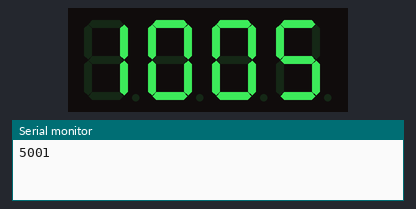
Simulated run of this sketch. Board: Arduino Uno, built with avr-gcc and run on an emulated ATmega328P. Shown: 4-digit seven-segment display, the last lines printed to the serial monitor. Wiring (inferred from the names in the program): shift register (74HC595): data pin 4; shift clock pin 2; latch pin 3; 4-digit 7-segment display, segments lit when HIGH: segments Q0, Q1, Q2, Q3, Q4, Q5, Q6, Q7; digit selects pin 9, pin 10, pin 11, pin 12. The segment pins are drawn as the display they are named for.

Above: at 0.4 s.
At 2.45 s:
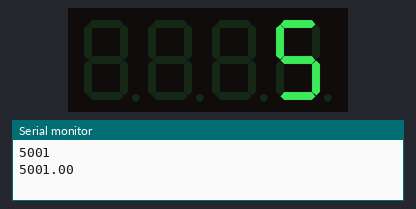

The sketch:

MeasureVccUsingVref_BubbleDisplayOutput.ino
```cpp
#include <Arduino.h>

/*
   This code is made from two sources
   http://randomnerdtutorials.com
   http://playground.arduino.cc/ComponentLib/Thermistor4
*/
//#include <Thermistor4.h>

//Inside thermistor on Arduino ADC pin 0
//#define THERMISTORPinInside 0

// instance of Thermistor Object
//Thermistor4 ThermistorInside;
//various temp variables for testing.
//unsigned int i, ADCAverage;
//double tempC;
//double tempF;

long sum;
double average;

const int digitPins[4] = {9, 10, 11, 12}; //4 common CATHODE pins of the display.
const int clockPin = 2;    //74HC595 Pin 11
const int latchPin = 3;    //74HC595 Pin 12
const int dataPin = 4;     //74HC595 Pin 14

//As seen on SparkFun's SevSeg Library
const byte digit[10] =      //seven segment digits
{
  0b11111100, // 0
  0b01100000, // 1
  0b11011010, // 2
  0b11110010, // 3
  0b01100110, // 4
  0b10110110, // 5
  0b10111110, // 6
  0b11100000, // 7
  0b11111110, // 8
  0b11110110  // 9
};

int digitBuffer[4] = {0};
int digitScan = 0;
double counter;

void setup() {
  Serial.begin(115200);
  for (int i = 0; i < 4; i++)
  {
    pinMode(digitPins[i], OUTPUT);
  }
  //pinMode(tempPin, INPUT);
  pinMode(latchPin, OUTPUT);
  pinMode(clockPin, OUTPUT);
  pinMode(dataPin, OUTPUT);

  //  ThermistorInside.Pin = THERMISTORPinInside; //Set the pin number.

  //  ThermistorInside.SetUp(); //Sets up the analog read pin for internal AVR.

  //pow() is used elsewhere so might as well be used here.
  //  ThermistorInside.BitResolution = pow(2, 10) - 1; //ATmega's have a 10bit ADC (2^10-1).

  //  ThermistorInside.VoltageSupply = 4.4;   //4.4481;  // Metered supply across voltage divider
  //  ThermistorInside.ResistanceFixed = 8250;   ///Fixed resistor in the divider. Measured in ohms. Meter this for accuracy.

  //  ThermistorInside.Offset = 1.1; //adjust temperature in Kelvin up or down a little to account for unforseen variations.

  // Steinhart-Hart coefficients. Taken from datasheet provided from manufacturer
  //  ThermistorInside.SteinhartA1 = 5.99357907117746e-004;   // First Steinhart-Hart coefficient.
  //  ThermistorInside.SteinhartA2 = 2.31247850239102e-004;   // Second Steinhart-Hart coefficient.
  //  ThermistorInside.SteinhartA3 = 5.61924102167737e-008;   // Third Steinhart-Hart coefficient.
  //  ThermistorInside.SteinhartA4 = 3.23406799250025e-011;   // Fourth Steinhart-Hart coefficient.


}   // end setup


void loop() {
  /******************************
     Used for debugging purposes.
     Shows resolution at bottom, middle and top of ADC range
    #if THERMISTORDEBUG
    //Show the debugging information:
    Serial.println("");
    Serial.println("ThermistorInside Debug: ");
    ThermistorInside.Thermistor4SerialPrint();
    Serial.println("");
    //Serial.println("ThermistorOutside Debug: ");
    //ThermistorOutside.Thermistor4SerialPrint();
    //Serial.println("");
    #endif
  */

  //  ThermistorInside.ReadCalculate(3);

  //Example of averaging 10 reads. Note that analogRead() isn't very fast.
  //Part of this code has to be done manually, then call ReadADC() with the averaged number.
  //Note that an unsigned int is only 16 bits. Do not exceed it or it will roll over and return trash.

  //  ADCAverage = 0; //reset the variable for each loop.
  //  for (i = 0; i < 20; i++) {
  //    ADCAverage += analogRead(THERMISTORPinInside);
  //    delayMicroseconds(1); //add an extra delay to spread the average out a little more
  //  }
  //  ThermistorInside.ReadADC(ADCAverage / 20); //call ReadADC() with the averaged value.

  //Report as normal from here on out.
  //Serial.print("ThermistorInside Averaged (Centigrade, Farenheit): ");
  //Serial.print(ThermistorInside.GetCentigrade(), 4);
  //Serial.print(", ");
  //Serial.println(ThermistorInside.GetFarenheit(), 4);

  //  printDisp(ThermistorInside.GetFarenheit(), 2000);
  //  printDisp(ThermistorInside.GetCentigrade(), 2000);


  average = 0.00;
  sum = 0;
  for (int i = 0; i <= 99; i++) {
    sum += readVcc();
  }
  average = double(sum / 100.0);

  printDisp(average,2000);
  Serial.println(average);    //( readVcc(), DEC );
  //delay(100);

}       // end loop


void printDisp(float value, int msec) {
  //Serial.println("Gets to printDisplay()");
  clearDisp();
  //int digitThree, digitTwo, digitOne, digitZero;
  //digitBuffer[3] = int(value / 100); // return hundreds value
  //digitBuffer[2] = int(((value - (digitBuffer[3] * 100))) / 10);  // return tens value
  //digitBuffer[1] = int ((value - (digitBuffer[3] * 100) - (digitBuffer[2] * 10))); // return units value
  //digitBuffer[0] = int ((value - (digitBuffer[3] * 100) - (digitBuffer[2] * 10) - (digitBuffer[1])) * 10);  // return first decimal place value

  digitBuffer[3] = int(value / 1000); // return hundreds value
  digitBuffer[2] = int(((value - (digitBuffer[3] * 1000))) / 100);  // return tens value
  digitBuffer[1] = int ((value - (digitBuffer[3] * 1000) - (digitBuffer[2] * 100)) / 10); // return units value
  digitBuffer[0] = int ((value - (digitBuffer[3] * 1000) - (digitBuffer[2] * 100) - (digitBuffer[1]*10)) );  // return first decimal place value
  //Serial.print("Digit Buffer : ");
  //Serial.print(digitBuffer[3]);
  //Serial.print(digitBuffer[2]);
  //Serial.print(digitBuffer[1]);
  //Serial.println(digitBuffer[0]);

      for(int i=3; i>=0; i--){
      Serial.print(digitBuffer[i]);

    }
    Serial.println();


  //Get it displayed until msec Milliseconds passed
  long ti = millis();
  long tf = millis();
  while (tf - ti < msec) {
    tf = millis();
    updateDisp();
  }
}

//writes the temperature on display
void updateDisp() {
  for (int i = 0; i < 4; i++) {
    clearDisp();
    digitalWrite(digitPins[i], LOW); //Changed to LOW for turning the leds on.

   // if (i == 1) //Add decimal dot
   //   shiftOut(dataPin, clockPin, LSBFIRST, digit[digitBuffer[i]] | 0b00000001);
   // else
      shiftOut(dataPin, clockPin, LSBFIRST, digit[digitBuffer[i]]);

    digitalWrite(latchPin, HIGH);
    digitalWrite(latchPin, LOW);

    delay(7); //If not delayed, digits are seen brurry, if the value is 8 you migth see the display frickering.
  }
}

void clearDisp() {
  for (byte j = 0; j < 4; j++) {
    digitalWrite(digitPins[j], HIGH); // Turns the display off. Changed to HIGH
  }
}

long readVcc() {
  long result;
  // Read 1.1V reference against AVcc
  ADMUX = _BV(REFS0) | _BV(MUX3) | _BV(MUX2) | _BV(MUX1);
  delay(2); // Wait for Vref to settle
  ADCSRA |= _BV(ADSC); // Convert
  while (bit_is_set(ADCSRA, ADSC));
  result = ADCL;
  result |= ADCH << 8;
  result = 1125300L / result; // Back-calculate AVcc in mV
  return result;
}
```

Measured:
- what the display in image 0 shows lasts 2.1 s, from 0.3 s to 2.4 s
